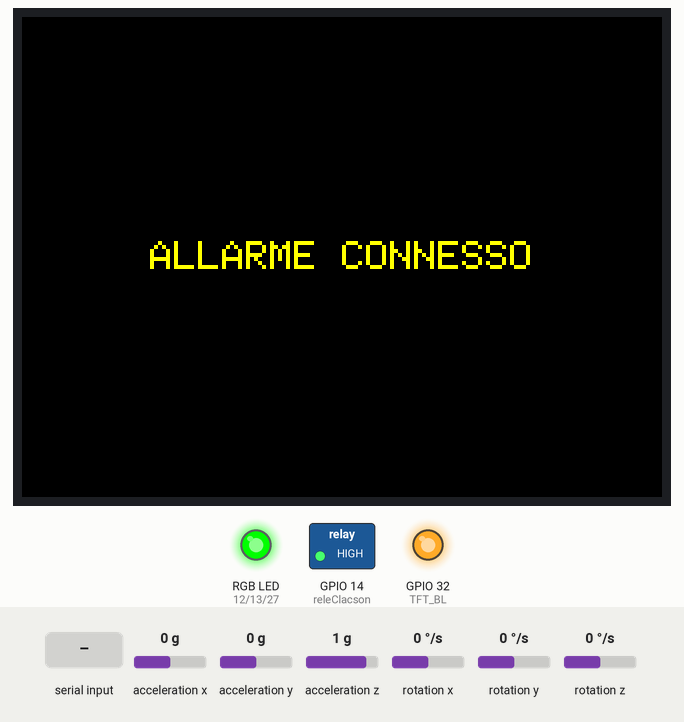
The sketch below on a simulated ESP32. Shown: 320×240 colour display, switched loads named in the sketch (green lamp = pin HIGH), an RGB LED mixed from three pins (HIGH = lit), output pins drawn as LEDs (lit = HIGH). Dashed ring = blinking. The test bench sets the inputs (shaded band); at power-on: acceleration x 0 g, acceleration y 0 g, acceleration z 1 g, rotation x 0 °/s, rotation y 0 °/s, rotation z 0 °/s. Nothing arrives over Bluetooth unless stated; what the sketch prints to the serial monitor is not drawn.

Above: at 1.5 s.
1.6 s: "1\n" received over the second serial link
At 1.88 s:
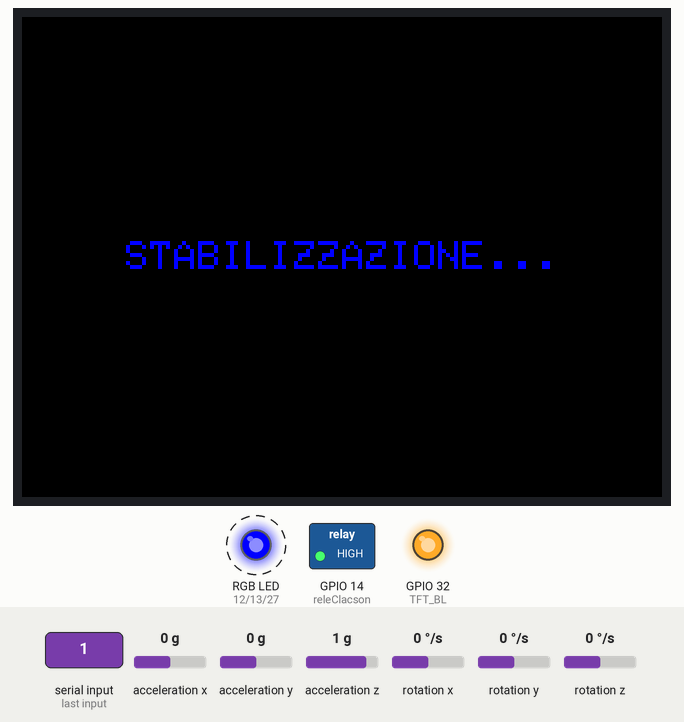
4.0 s: "T\n" received over the second serial link
At 5.2 s:
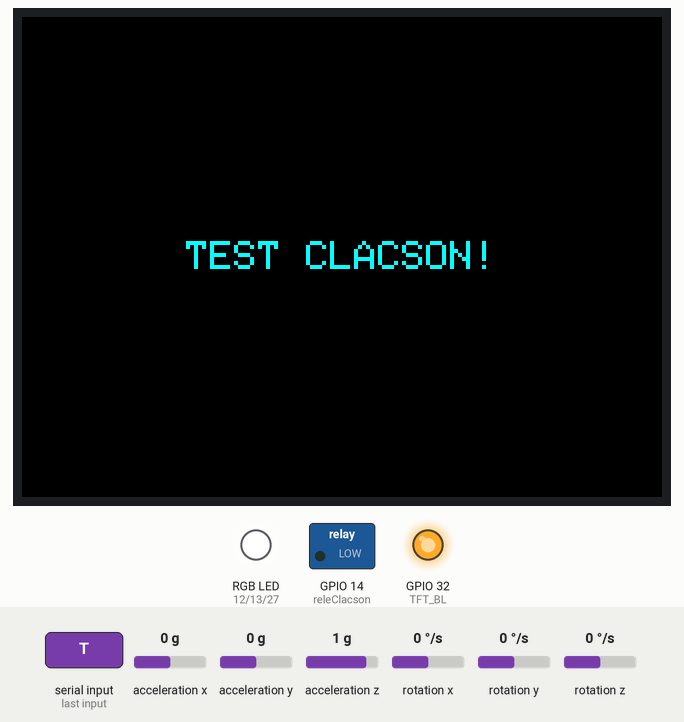
7.0 s: "SOGLIA:\n" received over the second serial link
At 7.8 s:
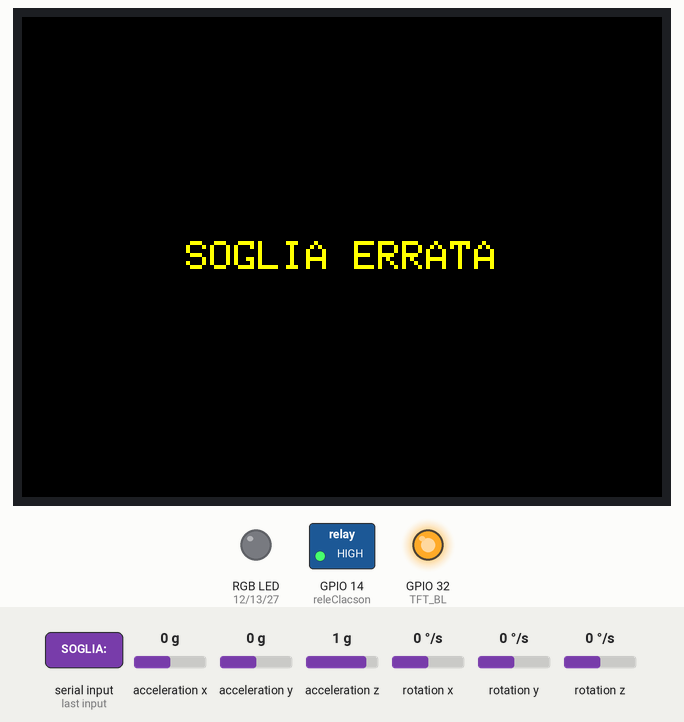
10.0 s: acceleration x set to -1.4 g
At 12.7 s:
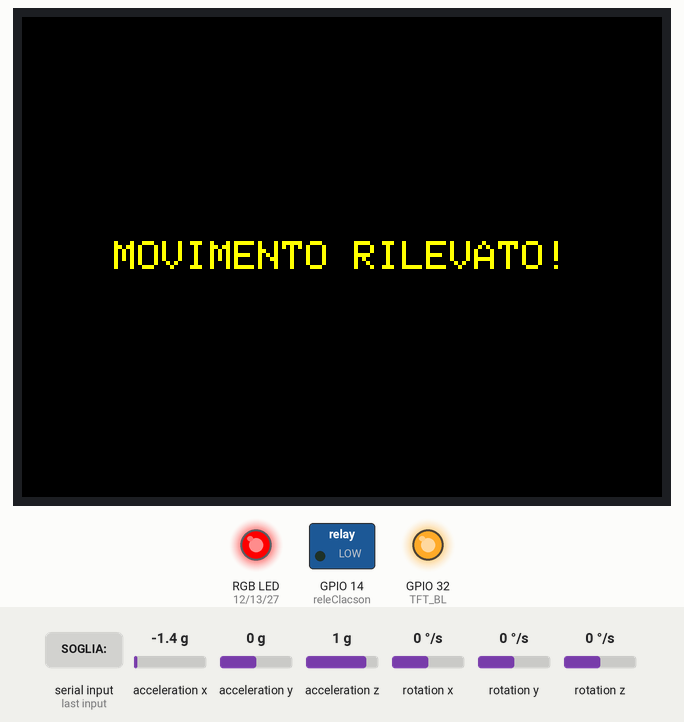
13.0 s: "90,45\n" received over the second serial link
At 15.8 s:
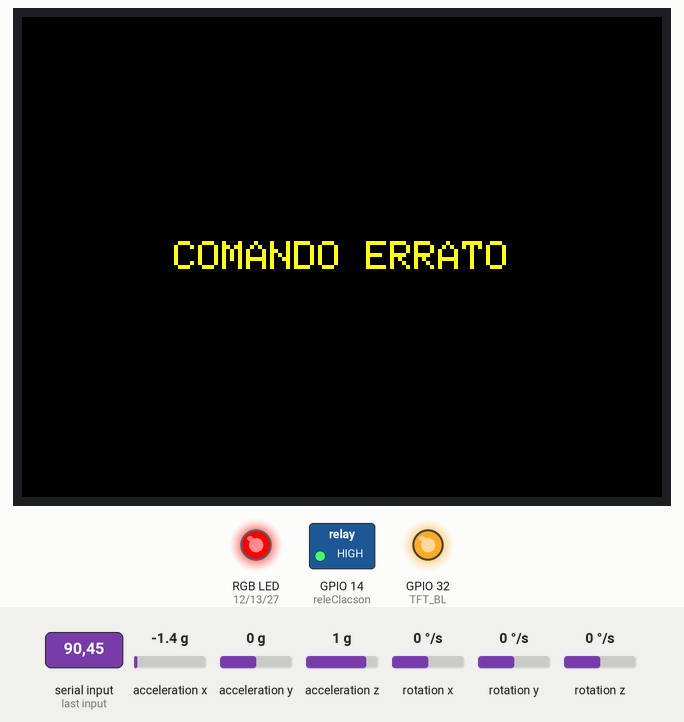
Timing chart, 0 to 17.0 s (numbered marks = the images above; inputs shaded):
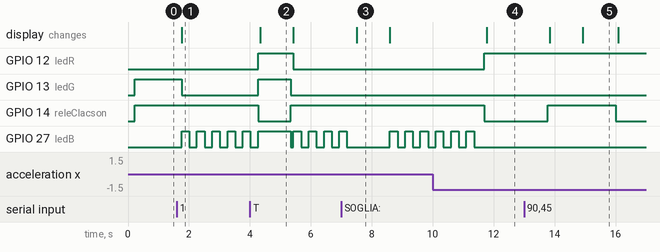

Measured:
- after the input at 1.6 s, GPIO 13 (ledG): HIGH → LOW after 0.16 s; GPIO 27 (ledB): alternates HIGH for 0.25 s and LOW for 0.25 s, starting after 0.16 s; the display: changes after 0.16 s (image 1)
- after the input at 4.0 s, GPIO 12 (ledR): LOW → HIGH after 0.27 s, → LOW 1.2 s later; GPIO 13 (ledG): LOW → HIGH after 0.27 s, → LOW 1.1 s later; GPIO 14 (releClacson): HIGH → LOW after 0.27 s, → HIGH 1.1 s later; the display: changes after 0.35 s (image 2)
- after the input at 7.0 s, the display: changes after 0.51 s (image 3)
- after the input at 10.0 s, GPIO 12 (ledR): goes on until 11.7 s, then stays HIGH; GPIO 14 (releClacson): HIGH → LOW after 1.7 s; the display: changes after 1.8 s (image 4)
- after the input at 13.0 s, the display: first differs from a run without the input after 1.9 s (image 5)
- what the display in image 2 shows lasts 1.1 s, from 4.3 s to 5.4 s
- what the display in image 5 shows lasts 1.2 s, from 14.9 s to 16.1 s

The sketch:

allarme_camperv.2.ino
```cpp
#include <Adafruit_GFX.h>
#include <Adafruit_ST7789.h>
#include "BluetoothSerial.h"
#include <Wire.h>
#include <MPU6050.h>

// Pin Display ST7789
#define TFT_CS    15
#define TFT_DC    2
#define TFT_RST   4
#define TFT_BL    32

Adafruit_ST7789 tft = Adafruit_ST7789(TFT_CS, TFT_DC, TFT_RST);
BluetoothSerial SerialBT;

// Pin collegamento hardware LED RGB KY-016
const int ledR = 12;   // Rosso
const int ledG = 13;   // Verde
const int ledB = 27;   // Blu
const int releClacson = 14;

// Soglia movimento (modificabile da Bluetooth)
int sogliaMovimento = 1000;

// --- Stabilizzazione ---
const unsigned long stabilizzazioneSec = 10; // tempo in secondi
unsigned long allarmeAttivatoMillis = 0;
bool allarmeInserito = false;
bool giaConnesso = false;
bool stabilizzazioneScritta = false;

// Variabili per auto-taratura dei centri
long sommaX = 0, sommaY = 0, sommaZ = 0;
int campioni = 0;
int centroX = 0, centroY = 0, centroZ = 0;
bool centriCalcolati = false;

// MPU6050
MPU6050 mpu;

// Funzione per mostrare testo centrato sul display
void showMessage(String testo, uint16_t colore = ST77XX_GREEN) {
  tft.fillScreen(ST77XX_BLACK);
  int16_t x1, y1;
  uint16_t w, h;
  tft.setTextSize(2);
  tft.setTextColor(colore);
  tft.getTextBounds(testo, 0, 0, &x1, &y1, &w, &h);
  int x = (tft.width()  - w) / 2 - x1;
  int y = (tft.height() - h) / 2 - y1;
  tft.setCursor(x, y);
  tft.print(testo);
}

// Funzione per impostare il colore RGB (0=spento, 255=acceso)
void setLedColor(int r, int g, int b) {
  analogWrite(ledR, r);
  analogWrite(ledG, g);
  analogWrite(ledB, b);
}

void setup() {
  pinMode(TFT_BL, OUTPUT);
  digitalWrite(TFT_BL, HIGH);

  tft.init(240, 320);
  tft.setRotation(1);
  tft.fillScreen(ST77XX_BLACK);

  pinMode(ledR, OUTPUT);
  pinMode(ledG, OUTPUT);
  pinMode(ledB, OUTPUT);
  pinMode(releClacson, OUTPUT);
  setLedColor(0, 255, 0); // Allarme disinserito: verde acceso

  // MODIFICA: Relè disattivato all'accensione (HIGH su modulo attivo LOW)
  digitalWrite(releClacson, HIGH);

  Serial.begin(115200);
  SerialBT.begin("ESP32-CAMPER");
  SerialBT.println("Allarme pronto!");

  showMessage("ALLARME CAMPER", ST77XX_GREEN);

  // MPU6050 INIT
  Wire.begin();
  mpu.initialize();
  if (!mpu.testConnection()) {
    showMessage("ERRORE MPU6050!", ST77XX_RED);
    Serial.println("MPU6050 non collegato!");
    while (1);
  }
}

void loop() {
  // Stato connessione Bluetooth
  if (SerialBT.hasClient()) {
    if (!giaConnesso) {
      showMessage("ALLARME CONNESSO", ST77XX_YELLOW);
      giaConnesso = true;
    }
  } else {
    if (giaConnesso) {
      showMessage("ALLARME CAMPER", ST77XX_GREEN);
      giaConnesso = false;
    }
  }

  // Ricezione comandi Bluetooth
  if (SerialBT.available()) {
    String comando = SerialBT.readStringUntil('\n');
    comando.trim();
    Serial.println("Comando ricevuto via Bluetooth: " + comando);

    if (comando.length() == 0) return; // IGNORA COMANDI VUOTI

    if (comando.startsWith("SOGLIA:")) {
      String sogliaStr = comando.substring(7);
      int nuovaSoglia = sogliaStr.toInt();
      if (nuovaSoglia > 0 && nuovaSoglia < 5000) {
        sogliaMovimento = nuovaSoglia;
        SerialBT.println("Soglia aggiornata: " + String(sogliaMovimento));
        Serial.println("Soglia aggiornata: " + String(sogliaMovimento));
        showMessage("SOGLIA: " + String(sogliaMovimento), ST77XX_CYAN);
        delay(1000);
        showMessage(allarmeInserito ? "ALLARME INSERITO" : "ALLARME DISINSERITO", allarmeInserito ? ST77XX_RED : ST77XX_GREEN);
      } else {
        SerialBT.println("Valore soglia non valido!");
        Serial.println("Valore soglia non valido!");
        showMessage("SOGLIA ERRATA", ST77XX_YELLOW);
        delay(1000);
        showMessage(allarmeInserito ? "ALLARME INSERITO" : "ALLARME DISINSERITO", allarmeInserito ? ST77XX_RED : ST77XX_GREEN);
      }
    }
    else if (comando == "GET_SOGLIA") {
      SerialBT.println("Soglia attuale: " + String(sogliaMovimento));
      Serial.println("Soglia attuale: " + String(sogliaMovimento));
    }
    else if (comando == "1") {
      allarmeInserito = true;
      allarmeAttivatoMillis = millis(); // memorizza il tempo di attivazione
      SerialBT.println("ALLARME INSERITO");
      Serial.println("Allarme inserito. Stabilizzazione...");
      showMessage("ALLARME INSERITO", ST77XX_RED);
      stabilizzazioneScritta = false; // resetta la scritta stabilizzazione

      // Reset variabili per auto-taratura
      sommaX = 0; sommaY = 0; sommaZ = 0;
      campioni = 0;
      centriCalcolati = false;
    } else if (comando == "0") {
      allarmeInserito = false;
      setLedColor(0, 255, 0); // VERDE acceso
      digitalWrite(releClacson, HIGH); // MODIFICA: Spegne il clacson (HIGH su attivo LOW)
      SerialBT.println("ALLARME DISINSERITO");
      Serial.println("Allarme disinserito.");
      showMessage("ALLARME DISINSERITO", ST77XX_GREEN);
      stabilizzazioneScritta = false;
      delay(500);
    } else if (comando == "T") {
      setLedColor(255, 255, 255); // BIANCO per test clacson
      digitalWrite(releClacson, LOW); // MODIFICA: Attiva clacson (LOW su attivo LOW)
      SerialBT.println("Test clacson attivato");
      Serial.println("Test clacson attivato.");
      showMessage("TEST CLACSON!", ST77XX_CYAN);
      delay(1000);
      digitalWrite(releClacson, HIGH); // MODIFICA: Spegne clacson
      setLedColor(allarmeInserito ? 255 : 0, allarmeInserito ? 0 : 255, 0); // Ripristina stato led
      showMessage(allarmeInserito ? "ALLARME INSERITO" : "ALLARME DISINSERITO", allarmeInserito ? ST77XX_RED : ST77XX_GREEN);
    } else {
      SerialBT.println("Comando non riconosciuto");
      Serial.println("Comando non riconosciuto!");
      showMessage("COMANDO ERRATO", ST77XX_YELLOW);
      delay(1000);
      showMessage(allarmeInserito ? "ALLARME INSERITO" : "ALLARME DISINSERITO", allarmeInserito ? ST77XX_RED : ST77XX_GREEN);
    }
  }

  // --- LOGICA ALLARME ---
  if (allarmeInserito) {
    unsigned long tempoTrascorso = (millis() - allarmeAttivatoMillis) / 1000;

    // Durante stabilizzazione: accumula valori
    if (tempoTrascorso < stabilizzazioneSec) {
      int16_t ax, ay, az;
      mpu.getAcceleration(&ax, &ay, &az);
      sommaX += ax; sommaY += ay; sommaZ += az; campioni++;
      if (!stabilizzazioneScritta) {
        showMessage("STABILIZZAZIONE...", ST77XX_BLUE);
        stabilizzazioneScritta = true;
      }
      // BLU lampeggiante durante stabilizzazione
      setLedColor(0, 0, 255); // Blu acceso
      delay(250);
      setLedColor(0, 0, 0);   // Tutto spento
      delay(250);
      return;
    } else {
      // Dopo stabilizzazione: calcola centro una sola volta
      if (!centriCalcolati && campioni > 0) {
        centroX = sommaX / campioni;
        centroY = sommaY / campioni;
        centroZ = sommaZ / campioni;
        Serial.print("Centri calcolati: ");
        Serial.print("X: "); Serial.print(centroX);
        Serial.print(" Y: "); Serial.print(centroY);
        Serial.print(" Z: "); Serial.println(centroZ);
        centriCalcolati = true;
        showMessage("ALLARME INSERITO", ST77XX_RED);
        stabilizzazioneScritta = false;
      }
    }

    int16_t ax, ay, az;
    mpu.getAcceleration(&ax, &ay, &az);

    int deltaX = abs(ax - centroX);
    int deltaY = abs(ay - centroY);
    int deltaZ = abs(az - centroZ);

    Serial.print("ax: "); Serial.print(ax);
    Serial.print(" ay: "); Serial.print(ay);
    Serial.print(" az: "); Serial.print(az);
    Serial.print(" | DeltaX: "); Serial.print(deltaX);
    Serial.print(" DeltaY: "); Serial.print(deltaY);
    Serial.print(" DeltaZ: "); Serial.println(deltaZ);

    if (deltaX > sogliaMovimento ||
        deltaY > sogliaMovimento ||
        deltaZ > sogliaMovimento) {
      setLedColor(255, 0, 0); // Rosso fisso
      digitalWrite(releClacson, LOW); // MODIFICA: Attiva clacson (LOW su attivo LOW)
      SerialBT.println("Movimento rilevato! Clacson attivo!");
      Serial.println("Movimento rilevato! Clacson attivato!");
      showMessage("MOVIMENTO RILEVATO!", ST77XX_YELLOW);
      delay(2000);
      digitalWrite(releClacson, HIGH); // MODIFICA: Spegne clacson
      setLedColor(255, 0, 0); // Rimane rosso fisso per 1 secondo dopo l'allarme
      showMessage("ALLARME INSERITO", ST77XX_RED);
      delay(1000);
    } else {
      // ALLARME INSERITO: ROSSO LAMPEGGIANTE, blu spento
      setLedColor(255, 0, 0); // Rosso acceso
      delay(400);
      setLedColor(0, 0, 0);   // Tutto spento
      delay(400);
    }
  } else {
    // ALLARME DISINSERITO: VERDE ACCESO, blu spento
    setLedColor(0, 255, 0); // Verde acceso
    digitalWrite(releClacson, HIGH); // MODIFICA: Spegne clacson
    stabilizzazioneScritta = false; // resetta la variabile
  }
}
```
